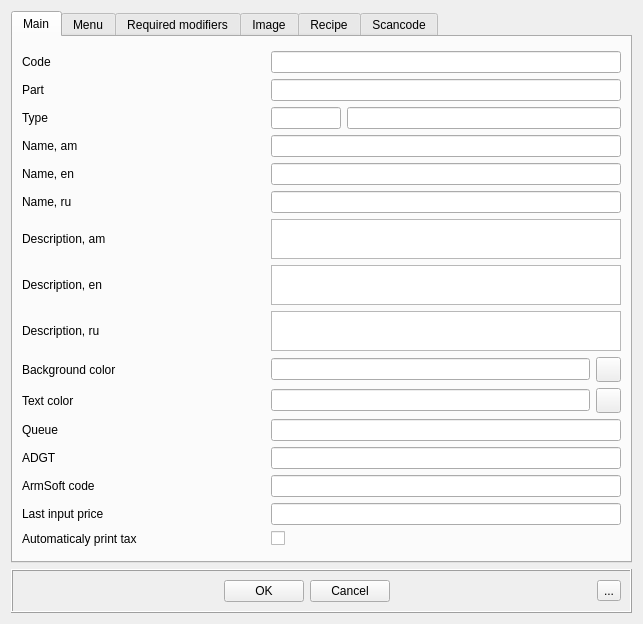
<?xml version="1.0" encoding="UTF-8"?>
<ui version="4.0">
 <class>RERestDish</class>
 <widget class="QDialog" name="RERestDish">
  <property name="geometry">
   <rect>
    <x>0</x>
    <y>0</y>
    <width>643</width>
    <height>624</height>
   </rect>
  </property>
  <property name="windowTitle">
   <string>Dish</string>
  </property>
  <layout class="QVBoxLayout" name="verticalLayout">
   <item>
    <widget class="QTabWidget" name="tabPage">
     <property name="currentIndex">
      <number>0</number>
     </property>
     <widget class="QWidget" name="tab">
      <attribute name="title">
       <string>Main</string>
      </attribute>
      <layout class="QVBoxLayout" name="verticalLayout_2">
       <item>
        <layout class="QGridLayout" name="gridLayout">
         <item row="5" column="2" colspan="3">
          <widget class="EQLineEdit" name="leNameRu">
           <property name="Field" stdset="0">
            <string>f_ru</string>
           </property>
          </widget>
         </item>
         <item row="11" column="2" colspan="3">
          <widget class="EQLineEdit" name="leQueue">
           <property name="Field" stdset="0">
            <string>f_queue</string>
           </property>
          </widget>
         </item>
         <item row="9" column="2" colspan="2">
          <widget class="EColorLineEdit" name="leBgColor">
           <property name="readOnly">
            <bool>true</bool>
           </property>
           <property name="Field" stdset="0">
            <string>f_bgColor</string>
           </property>
          </widget>
         </item>
         <item row="7" column="2" colspan="3">
          <widget class="EQTextEdit" name="teEn">
           <property name="maximumSize">
            <size>
             <width>16777215</width>
             <height>40</height>
            </size>
           </property>
           <property name="Field" stdset="0">
            <string>f_text_en</string>
           </property>
          </widget>
         </item>
         <item row="6" column="2" colspan="3">
          <widget class="EQTextEdit" name="teAm">
           <property name="maximumSize">
            <size>
             <width>16777215</width>
             <height>40</height>
            </size>
           </property>
           <property name="Field" stdset="0">
            <string>f_text_am</string>
           </property>
          </widget>
         </item>
         <item row="8" column="2" colspan="3">
          <widget class="EQTextEdit" name="teRu">
           <property name="maximumSize">
            <size>
             <width>16777215</width>
             <height>40</height>
            </size>
           </property>
           <property name="Field" stdset="0">
            <string>f_text_ru</string>
           </property>
          </widget>
         </item>
         <item row="12" column="0">
          <widget class="QLabel" name="label_13">
           <property name="text">
            <string>ADGT</string>
           </property>
          </widget>
         </item>
         <item row="13" column="0">
          <widget class="QLabel" name="label_14">
           <property name="text">
            <string>ArmSoft code</string>
           </property>
          </widget>
         </item>
         <item row="14" column="2" colspan="3">
          <widget class="EQLineEdit" name="leLastPrice"/>
         </item>
         <item row="13" column="2" colspan="3">
          <widget class="EQLineEdit" name="leArmSoft">
           <property name="Field" stdset="0">
            <string>f_as</string>
           </property>
          </widget>
         </item>
         <item row="14" column="0">
          <widget class="QLabel" name="label_15">
           <property name="text">
            <string>Last input price</string>
           </property>
          </widget>
         </item>
         <item row="12" column="2" colspan="3">
          <widget class="EQLineEdit" name="leADGT">
           <property name="Field" stdset="0">
            <string>f_adgt</string>
           </property>
          </widget>
         </item>
         <item row="2" column="2">
          <widget class="EQLineEdit" name="leTypeCode">
           <property name="maximumSize">
            <size>
             <width>70</width>
             <height>16777215</height>
            </size>
           </property>
           <property name="Field" stdset="0">
            <string>f_type</string>
           </property>
           <property name="ShowButton" stdset="0">
            <bool>true</bool>
           </property>
          </widget>
         </item>
         <item row="1" column="0">
          <widget class="QLabel" name="label_2">
           <property name="text">
            <string>Part</string>
           </property>
          </widget>
         </item>
         <item row="0" column="0">
          <widget class="QLabel" name="label">
           <property name="text">
            <string>Code</string>
           </property>
          </widget>
         </item>
         <item row="2" column="0">
          <widget class="QLabel" name="label_3">
           <property name="text">
            <string>Type</string>
           </property>
          </widget>
         </item>
         <item row="4" column="0">
          <widget class="QLabel" name="label_5">
           <property name="text">
            <string>Name, en</string>
           </property>
          </widget>
         </item>
         <item row="3" column="0">
          <widget class="QLabel" name="label_4">
           <property name="text">
            <string>Name, am</string>
           </property>
          </widget>
         </item>
         <item row="8" column="0">
          <widget class="QLabel" name="label_9">
           <property name="text">
            <string>Description, ru</string>
           </property>
          </widget>
         </item>
         <item row="5" column="0">
          <widget class="QLabel" name="label_6">
           <property name="text">
            <string>Name, ru</string>
           </property>
          </widget>
         </item>
         <item row="10" column="0">
          <widget class="QLabel" name="label_11">
           <property name="text">
            <string>Text color</string>
           </property>
          </widget>
         </item>
         <item row="6" column="0">
          <widget class="QLabel" name="label_7">
           <property name="text">
            <string>Description, am</string>
           </property>
          </widget>
         </item>
         <item row="7" column="0">
          <widget class="QLabel" name="label_8">
           <property name="text">
            <string>Description, en</string>
           </property>
          </widget>
         </item>
         <item row="11" column="0">
          <widget class="QLabel" name="label_12">
           <property name="text">
            <string>Queue</string>
           </property>
          </widget>
         </item>
         <item row="9" column="0">
          <widget class="QLabel" name="label_10">
           <property name="text">
            <string>Background color</string>
           </property>
          </widget>
         </item>
         <item row="0" column="2" colspan="3">
          <widget class="EQLineEdit" name="leCode">
           <property name="focusPolicy">
            <enum>Qt::NoFocus</enum>
           </property>
           <property name="readOnly">
            <bool>true</bool>
           </property>
           <property name="PrimaryKey" stdset="0">
            <bool>true</bool>
           </property>
           <property name="Field" stdset="0">
            <string>f_id</string>
           </property>
          </widget>
         </item>
         <item row="10" column="4">
          <widget class="QPushButton" name="btnTextColor">
           <property name="minimumSize">
            <size>
             <width>25</width>
             <height>25</height>
            </size>
           </property>
           <property name="maximumSize">
            <size>
             <width>25</width>
             <height>25</height>
            </size>
           </property>
           <property name="focusPolicy">
            <enum>Qt::NoFocus</enum>
           </property>
           <property name="text">
            <string/>
           </property>
           <property name="icon">
            <iconset resource="../Resort/res.qrc">
             <normaloff>:/images/selection.png</normaloff>:/images/selection.png</iconset>
           </property>
          </widget>
         </item>
         <item row="1" column="2" colspan="3">
          <widget class="EQLineEdit" name="lePart">
           <property name="focusPolicy">
            <enum>Qt::NoFocus</enum>
           </property>
           <property name="readOnly">
            <bool>true</bool>
           </property>
          </widget>
         </item>
         <item row="4" column="2" colspan="3">
          <widget class="EQLineEdit" name="leNameEn">
           <property name="Field" stdset="0">
            <string>f_en</string>
           </property>
          </widget>
         </item>
         <item row="2" column="3" colspan="2">
          <widget class="EQLineEdit" name="leTypeName">
           <property name="focusPolicy">
            <enum>Qt::NoFocus</enum>
           </property>
           <property name="readOnly">
            <bool>true</bool>
           </property>
          </widget>
         </item>
         <item row="9" column="4">
          <widget class="QPushButton" name="btnBgColor">
           <property name="minimumSize">
            <size>
             <width>25</width>
             <height>25</height>
            </size>
           </property>
           <property name="maximumSize">
            <size>
             <width>25</width>
             <height>25</height>
            </size>
           </property>
           <property name="focusPolicy">
            <enum>Qt::NoFocus</enum>
           </property>
           <property name="text">
            <string/>
           </property>
           <property name="icon">
            <iconset resource="../Resort/res.qrc">
             <normaloff>:/images/selection.png</normaloff>:/images/selection.png</iconset>
           </property>
          </widget>
         </item>
         <item row="3" column="2" colspan="3">
          <widget class="EQLineEdit" name="leNameAm">
           <property name="Field" stdset="0">
            <string>f_am</string>
           </property>
          </widget>
         </item>
         <item row="10" column="2" colspan="2">
          <widget class="EColorLineEdit" name="leTextColor">
           <property name="readOnly">
            <bool>true</bool>
           </property>
           <property name="Field" stdset="0">
            <string>f_textColor</string>
           </property>
          </widget>
         </item>
         <item row="15" column="0">
          <widget class="QLabel" name="label_16">
           <property name="text">
            <string>Automaticaly print tax</string>
           </property>
          </widget>
         </item>
         <item row="15" column="2">
          <widget class="QCheckBox" name="chAutoPrintTax">
           <property name="text">
            <string/>
           </property>
          </widget>
         </item>
        </layout>
       </item>
      </layout>
     </widget>
     <widget class="QWidget" name="tab_2">
      <attribute name="title">
       <string>Menu</string>
      </attribute>
      <layout class="QHBoxLayout" name="horizontalLayout_2">
       <item>
        <widget class="QTableWidget" name="tblMenu">
         <property name="horizontalScrollBarPolicy">
          <enum>Qt::ScrollBarAlwaysOff</enum>
         </property>
         <property name="editTriggers">
          <set>QAbstractItemView::NoEditTriggers</set>
         </property>
         <property name="selectionMode">
          <enum>QAbstractItemView::NoSelection</enum>
         </property>
         <attribute name="verticalHeaderVisible">
          <bool>false</bool>
         </attribute>
         <attribute name="verticalHeaderDefaultSectionSize">
          <number>25</number>
         </attribute>
         <column>
          <property name="text">
           <string/>
          </property>
         </column>
         <column>
          <property name="text">
           <string>MenuRecID</string>
          </property>
         </column>
         <column>
          <property name="text">
           <string>MenuId</string>
          </property>
         </column>
         <column>
          <property name="text">
           <string>Menu</string>
          </property>
         </column>
         <column>
          <property name="text">
           <string>Price</string>
          </property>
         </column>
         <column>
          <property name="text">
           <string>Print 1</string>
          </property>
         </column>
         <column>
          <property name="text">
           <string>Print 2</string>
          </property>
         </column>
         <column>
          <property name="text">
           <string>StoreId</string>
          </property>
         </column>
         <column>
          <property name="text">
           <string>Store</string>
          </property>
         </column>
         <column>
          <property name="text">
           <string>Complex</string>
          </property>
         </column>
        </widget>
       </item>
      </layout>
     </widget>
     <widget class="QWidget" name="tab_3">
      <attribute name="title">
       <string>Required modifiers</string>
      </attribute>
      <layout class="QVBoxLayout" name="verticalLayout_3">
       <item>
        <widget class="QPushButton" name="btnAddModifier">
         <property name="minimumSize">
          <size>
           <width>25</width>
           <height>25</height>
          </size>
         </property>
         <property name="maximumSize">
          <size>
           <width>25</width>
           <height>25</height>
          </size>
         </property>
         <property name="text">
          <string/>
         </property>
         <property name="icon">
          <iconset resource="../Resort/res.qrc">
           <normaloff>:/images/new.png</normaloff>:/images/new.png</iconset>
         </property>
        </widget>
       </item>
       <item>
        <widget class="QTableWidget" name="tblModifier">
         <property name="horizontalScrollBarPolicy">
          <enum>Qt::ScrollBarAlwaysOff</enum>
         </property>
         <property name="editTriggers">
          <set>QAbstractItemView::NoEditTriggers</set>
         </property>
         <property name="selectionMode">
          <enum>QAbstractItemView::NoSelection</enum>
         </property>
         <column>
          <property name="text">
           <string>RecId</string>
          </property>
         </column>
         <column>
          <property name="text">
           <string>Code</string>
          </property>
         </column>
         <column>
          <property name="text">
           <string>Name</string>
          </property>
         </column>
         <column>
          <property name="text">
           <string/>
          </property>
         </column>
        </widget>
       </item>
      </layout>
     </widget>
     <widget class="QWidget" name="tab_4">
      <attribute name="title">
       <string>Image</string>
      </attribute>
      <layout class="QVBoxLayout" name="verticalLayout_4">
       <item>
        <widget class="QPushButton" name="btnLoadImage">
         <property name="minimumSize">
          <size>
           <width>25</width>
           <height>25</height>
          </size>
         </property>
         <property name="maximumSize">
          <size>
           <width>25</width>
           <height>25</height>
          </size>
         </property>
         <property name="text">
          <string/>
         </property>
         <property name="icon">
          <iconset resource="../Resort/res.qrc">
           <normaloff>:/images/new.png</normaloff>:/images/new.png</iconset>
         </property>
        </widget>
       </item>
       <item>
        <widget class="QLabel" name="lbImage">
         <property name="text">
          <string/>
         </property>
         <property name="pixmap">
          <pixmap resource="../Resort/res.qrc">:/images/cancel.png</pixmap>
         </property>
         <property name="scaledContents">
          <bool>true</bool>
         </property>
         <property name="alignment">
          <set>Qt::AlignCenter</set>
         </property>
        </widget>
       </item>
      </layout>
     </widget>
     <widget class="QWidget" name="tab_5">
      <attribute name="title">
       <string>Recipe</string>
      </attribute>
      <layout class="QVBoxLayout" name="verticalLayout_5">
       <item>
        <widget class="QWidget" name="widget" native="true">
         <layout class="QHBoxLayout" name="horizontalLayout_3">
          <property name="leftMargin">
           <number>0</number>
          </property>
          <property name="topMargin">
           <number>0</number>
          </property>
          <property name="rightMargin">
           <number>0</number>
          </property>
          <property name="bottomMargin">
           <number>0</number>
          </property>
          <item>
           <widget class="QToolButton" name="btnAppendRecipe">
            <property name="text">
             <string>...</string>
            </property>
            <property name="icon">
             <iconset resource="../Resort/res.qrc">
              <normaloff>:/images/add.png</normaloff>:/images/add.png</iconset>
            </property>
           </widget>
          </item>
          <item>
           <widget class="QToolButton" name="btnRemoveRecipeRow">
            <property name="text">
             <string>...</string>
            </property>
            <property name="icon">
             <iconset resource="../Resort/res.qrc">
              <normaloff>:/images/cancel.png</normaloff>:/images/cancel.png</iconset>
            </property>
           </widget>
          </item>
          <item>
           <widget class="QToolButton" name="btnClearRecipe">
            <property name="text">
             <string>...</string>
            </property>
            <property name="icon">
             <iconset resource="../Resort/res.qrc">
              <normaloff>:/images/garbage.png</normaloff>:/images/garbage.png</iconset>
            </property>
           </widget>
          </item>
          <item>
           <spacer name="horizontalSpacer_3">
            <property name="orientation">
             <enum>Qt::Horizontal</enum>
            </property>
            <property name="sizeHint" stdset="0">
             <size>
              <width>414</width>
              <height>20</height>
             </size>
            </property>
           </spacer>
          </item>
          <item>
           <widget class="QCheckBox" name="chContainItself">
            <property name="text">
             <string>Contains itself</string>
            </property>
           </widget>
          </item>
         </layout>
        </widget>
       </item>
       <item>
        <widget class="EQTableWidget" name="tblRecipe">
         <property name="editTriggers">
          <set>QAbstractItemView::NoEditTriggers</set>
         </property>
         <property name="selectionMode">
          <enum>QAbstractItemView::SingleSelection</enum>
         </property>
         <property name="selectionBehavior">
          <enum>QAbstractItemView::SelectRows</enum>
         </property>
         <column>
          <property name="text">
           <string>Code</string>
          </property>
         </column>
         <column>
          <property name="text">
           <string>Name</string>
          </property>
         </column>
         <column>
          <property name="text">
           <string>Qty</string>
          </property>
         </column>
        </widget>
       </item>
      </layout>
     </widget>
     <widget class="QWidget" name="tab_6">
      <attribute name="title">
       <string>Scancode</string>
      </attribute>
      <layout class="QVBoxLayout" name="verticalLayout_6">
       <item>
        <widget class="QWidget" name="widget_2" native="true">
         <layout class="QHBoxLayout" name="horizontalLayout_4">
          <property name="leftMargin">
           <number>0</number>
          </property>
          <property name="topMargin">
           <number>0</number>
          </property>
          <property name="rightMargin">
           <number>0</number>
          </property>
          <property name="bottomMargin">
           <number>0</number>
          </property>
          <item>
           <widget class="EQLineEdit" name="leReadScancode"/>
          </item>
         </layout>
        </widget>
       </item>
       <item>
        <widget class="QListWidget" name="lstScancodes"/>
       </item>
      </layout>
     </widget>
    </widget>
   </item>
   <item>
    <widget class="QFrame" name="frame">
     <property name="frameShape">
      <enum>QFrame::Box</enum>
     </property>
     <property name="frameShadow">
      <enum>QFrame::Raised</enum>
     </property>
     <layout class="QHBoxLayout" name="horizontalLayout">
      <item>
       <spacer name="horizontalSpacer">
        <property name="orientation">
         <enum>Qt::Horizontal</enum>
        </property>
        <property name="sizeHint" stdset="0">
         <size>
          <width>91</width>
          <height>20</height>
         </size>
        </property>
       </spacer>
      </item>
      <item>
       <widget class="QPushButton" name="btnOk">
        <property name="text">
         <string>OK</string>
        </property>
       </widget>
      </item>
      <item>
       <widget class="QPushButton" name="btnCancel">
        <property name="text">
         <string>Cancel</string>
        </property>
       </widget>
      </item>
      <item>
       <spacer name="horizontalSpacer_2">
        <property name="orientation">
         <enum>Qt::Horizontal</enum>
        </property>
        <property name="sizeHint" stdset="0">
         <size>
          <width>90</width>
          <height>20</height>
         </size>
        </property>
       </spacer>
      </item>
      <item>
       <widget class="QToolButton" name="btnTrack">
        <property name="text">
         <string>...</string>
        </property>
        <property name="icon">
         <iconset resource="../Resort/res.qrc">
          <normaloff>:/images/tracking.png</normaloff>:/images/tracking.png</iconset>
        </property>
       </widget>
      </item>
     </layout>
    </widget>
   </item>
  </layout>
 </widget>
 <customwidgets>
  <customwidget>
   <class>EQLineEdit</class>
   <extends>QLineEdit</extends>
   <header location="global">eqlineedit.h</header>
   <slots>
    <signal>customButtonClicked(bool)</signal>
   </slots>
  </customwidget>
  <customwidget>
   <class>EQTableWidget</class>
   <extends>QTableWidget</extends>
   <header location="global">eqtablewidget.h</header>
  </customwidget>
  <customwidget>
   <class>EQTextEdit</class>
   <extends>QTextEdit</extends>
   <header location="global">eqtextedit.h</header>
  </customwidget>
  <customwidget>
   <class>EColorLineEdit</class>
   <extends>QLineEdit</extends>
   <header location="global">ecolorlineedit.h</header>
  </customwidget>
 </customwidgets>
 <tabstops>
  <tabstop>lePart</tabstop>
  <tabstop>leTypeCode</tabstop>
  <tabstop>leNameAm</tabstop>
  <tabstop>leNameEn</tabstop>
  <tabstop>leNameRu</tabstop>
  <tabstop>teAm</tabstop>
  <tabstop>teEn</tabstop>
  <tabstop>teRu</tabstop>
  <tabstop>leBgColor</tabstop>
  <tabstop>leTextColor</tabstop>
  <tabstop>leQueue</tabstop>
  <tabstop>btnBgColor</tabstop>
  <tabstop>leTypeName</tabstop>
  <tabstop>btnCancel</tabstop>
  <tabstop>btnOk</tabstop>
  <tabstop>btnTextColor</tabstop>
  <tabstop>leCode</tabstop>
  <tabstop>tabPage</tabstop>
  <tabstop>tblMenu</tabstop>
  <tabstop>tblModifier</tabstop>
  <tabstop>btnAddModifier</tabstop>
  <tabstop>btnLoadImage</tabstop>
 </tabstops>
 <resources>
  <include location="../Resort/res.qrc"/>
 </resources>
 <connections/>
</ui>
